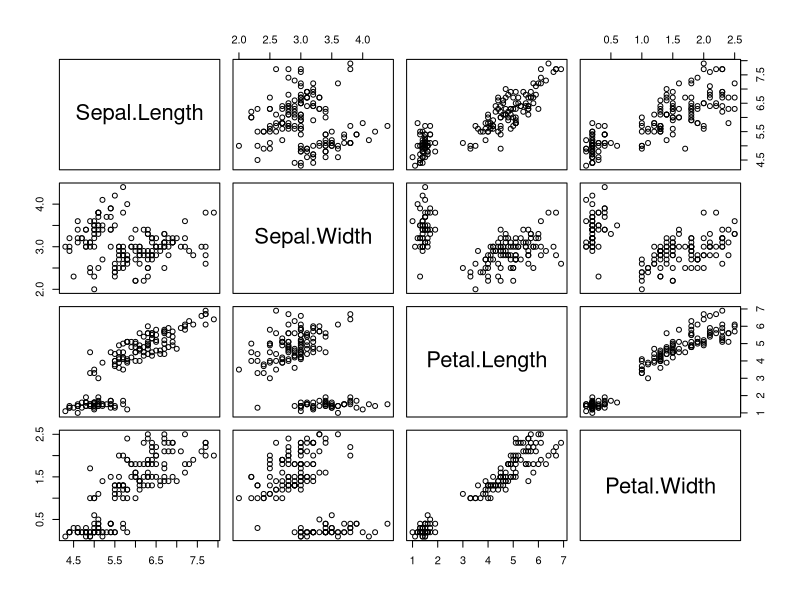
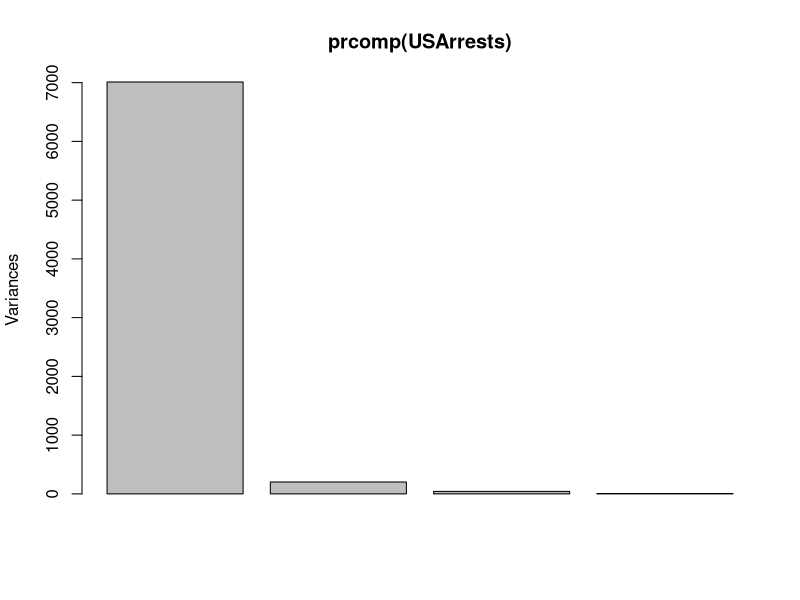

Reproduce these figures in R, in order.
## ---- chunk 1
knitr::opts_chunk$set(echo = TRUE, warning = F, error = F)
## ---- chunk 2
## Working with strings
library(stringr)
# or library(tidyverse)

fruits <- c("one apple", "two pears", "three bananas")
str_replace(fruits, "[aeiou]", "-")
str_replace_all(fruits, "[aeiou]", "-")
str_replace_all(fruits, " ", "")

str_replace_all(fruits, "two", "five") %>% 
  str_to_title()
## ---- chunk 3
library(tidyverse)

dN <- dd <- USJudgeRatings; dN[3,6] <- NA
anyNA(dd) # FALSE
anyNA(dN) # TRUE

count_na_in_col <- function(col){
  sum(is.na(col))
}
dN %>% summarise_all(count_na_in_col)
# can augment this with group_by if needed

# use the replace_na() function to easily replace the NA values for each column
df <- data_frame(x = c(1, 2, NA), y = c("a", NA, "b"))
df %>% replace_na(list(x = 0, y = "unknown"))
## ---- chunk 4
library(forcats) # useful package for factors

glimpse(iris)
new_iris <- iris %>%
  mutate(num_species = as.numeric(Species),
         Species = as.character(Species))
glimpse(new_iris)

# fct_relevel() is a useful function in forcats
# fct_reorder()
## ---- chunk 5
# use the cut_TYPE functions in dplyr
library(dplyr)

table(cut_interval(1:100, 10))
table(cut_interval(1:100, 11))

table(cut_number(runif(1000), 10))

table(cut_width(runif(1000), 0.1))
table(cut_width(runif(1000), 0.1, boundary = 0))
table(cut_width(runif(1000), 0.1, center = 0))
## ---- chunk 6
# correlation table
cor(iris[,1:4])
# correlation graphic
pairs(iris[,1:4])
# 
## ---- chunk 7
library(caret)

set.seed(3456) # setting seed to repeat the same randomization
trainIndex <- createDataPartition(iris$Species, p = .8, 
                                  list = FALSE, 
                                  times = 1)
head(trainIndex)
irisTrain <- iris[ trainIndex,] # training split
irisTest  <- iris[-trainIndex,] # testing split
## ---- chunk 8
prcomp(USArrests)  # inappropriate
prcomp(USArrests, scale = TRUE)
prcomp(~ Murder + Assault + Rape, data = USArrests, scale = TRUE)
summary(prcomp(USArrests, scale = TRUE))
# 4 principal componenets were estimated
plot(prcomp(USArrests))
